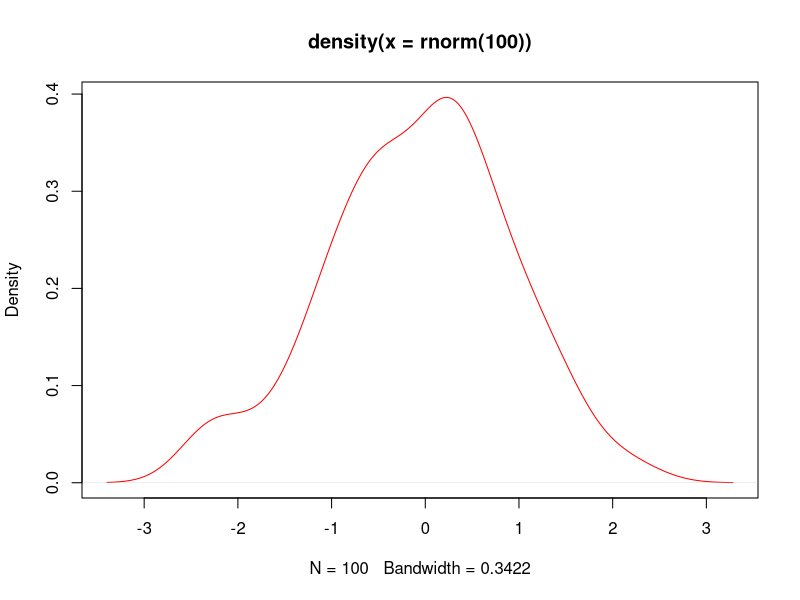

Generate this figure with R:
#Пример

plot(density(rnorm(100)),col = "red")
#Способы задания переменной значения

x=5
x<-5
assign("x",5)
x
x<-c(1,3,6,7);
char<-c("8","edge","turn8k");
logic<-c(TRUE)
dynam<-c(8,"dds", TRUE)
dynam<-c(1,0,1,1,TRUE)
dynam

#Функции

log(x,10)
log(base=10,x)
#Логические операции

x=10
x<5
x==10

#Математические операции

x^10

#Задание

x=10/(5-5)
x

#Правило повторения векторов

x<-c (2,4,5,3,-4,0)
x * 5
y<-c (5,3)
x * y
z<-c (1,2,3,4)
x * z

#Изменение длины вектора

length(x)

#базовые функции

x<-c(3,4,6,-7,8)
mean = sum(x)/ length(x)
mean

#Последовательности

x=2:10
y=5:1
z=-5:10
w=-5:-10
x
y
z

#Последовательности

z=seq(2,5,.5)
x=seq(3,9.1,.1)
y=seq(9,3,-.2)
x*y

#Последовательности
x=c("A","B","C")
rep(x,4)

#Логические вектора

x<-1:10
y<-x<=-5
mode(x)
mode(y)
mode(mode(x))

#Индексация векторов

x=1:20
x[2]
x[0]
x[5:9]
x[c(3,7,8,9,20)]
x[-19]
x[-(1:6)]
x[x>10]
x[TRUE]
y=c(TRUE,FALSE)
x[y]

#Добавление элементов к вектору

vector<-c()
v2<-c(TRUE,FALSE,TRUE,TRUE,FALSE,TRUE)
vector=c(v2,vector);
vector=c(F,vector);
x=1:3
x=c(5,x)
x

#Имена элементов векторов

x=1:5
names(x)
names(x)<-c("Первый","Второй","Третий","Четвертый","Первый")
names(x)
x["Первый"]

#Свойства векторов

log(3) == log(3, base=exp(1))
x=seq(5,100,.1)
x[length(x)]

#Функции sort и order

x<-c(-10,2,78,34,-98,23,0,-8)
order(x)
sort(x)
sort(x) == x[order(x)]
log(exp(1))